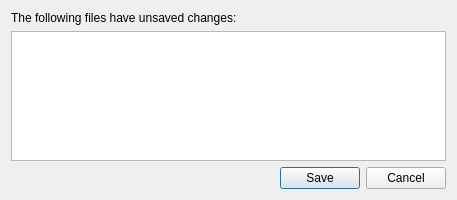
<?xml version="1.0" encoding="UTF-8"?>
<ui version="4.0">
 <class>SaveItemsDialog</class>
 <widget class="QDialog" name="SaveItemsDialog">
  <property name="geometry">
   <rect>
    <x>0</x>
    <y>0</y>
    <width>457</width>
    <height>200</height>
   </rect>
  </property>
  <property name="windowTitle">
   <string>Save Changes</string>
  </property>
  <layout class="QVBoxLayout">
   <item>
    <widget class="QLabel" name="msgLabel">
     <property name="text">
      <string>The following files have unsaved changes:</string>
     </property>
    </widget>
   </item>
   <item>
    <widget class="QTreeWidget" name="treeWidget">
     <property name="selectionMode">
      <enum>QAbstractItemView::ExtendedSelection</enum>
     </property>
     <property name="textElideMode">
      <enum>Qt::ElideLeft</enum>
     </property>
     <property name="indentation">
      <number>0</number>
     </property>
     <property name="rootIsDecorated">
      <bool>false</bool>
     </property>
     <property name="uniformRowHeights">
      <bool>true</bool>
     </property>
     <property name="headerHidden">
      <bool>true</bool>
     </property>
     <property name="columnCount">
      <number>2</number>
     </property>
     <column>
      <property name="text">
       <string notr="true">1</string>
      </property>
     </column>
     <column>
      <property name="text">
       <string notr="true">2</string>
      </property>
     </column>
    </widget>
   </item>
   <item>
    <widget class="QDialogButtonBox" name="buttonBox">
     <property name="orientation">
      <enum>Qt::Horizontal</enum>
     </property>
     <property name="standardButtons">
      <set>QDialogButtonBox::Cancel|QDialogButtonBox::Save</set>
     </property>
    </widget>
   </item>
  </layout>
 </widget>
 <tabstops>
  <tabstop>treeWidget</tabstop>
 </tabstops>
 <resources/>
 <connections>
  <connection>
   <sender>buttonBox</sender>
   <signal>rejected()</signal>
   <receiver>SaveItemsDialog</receiver>
   <slot>reject()</slot>
   <hints>
    <hint type="sourcelabel">
     <x>199</x>
     <y>174</y>
    </hint>
    <hint type="destinationlabel">
     <x>199</x>
     <y>99</y>
    </hint>
   </hints>
  </connection>
 </connections>
</ui>
